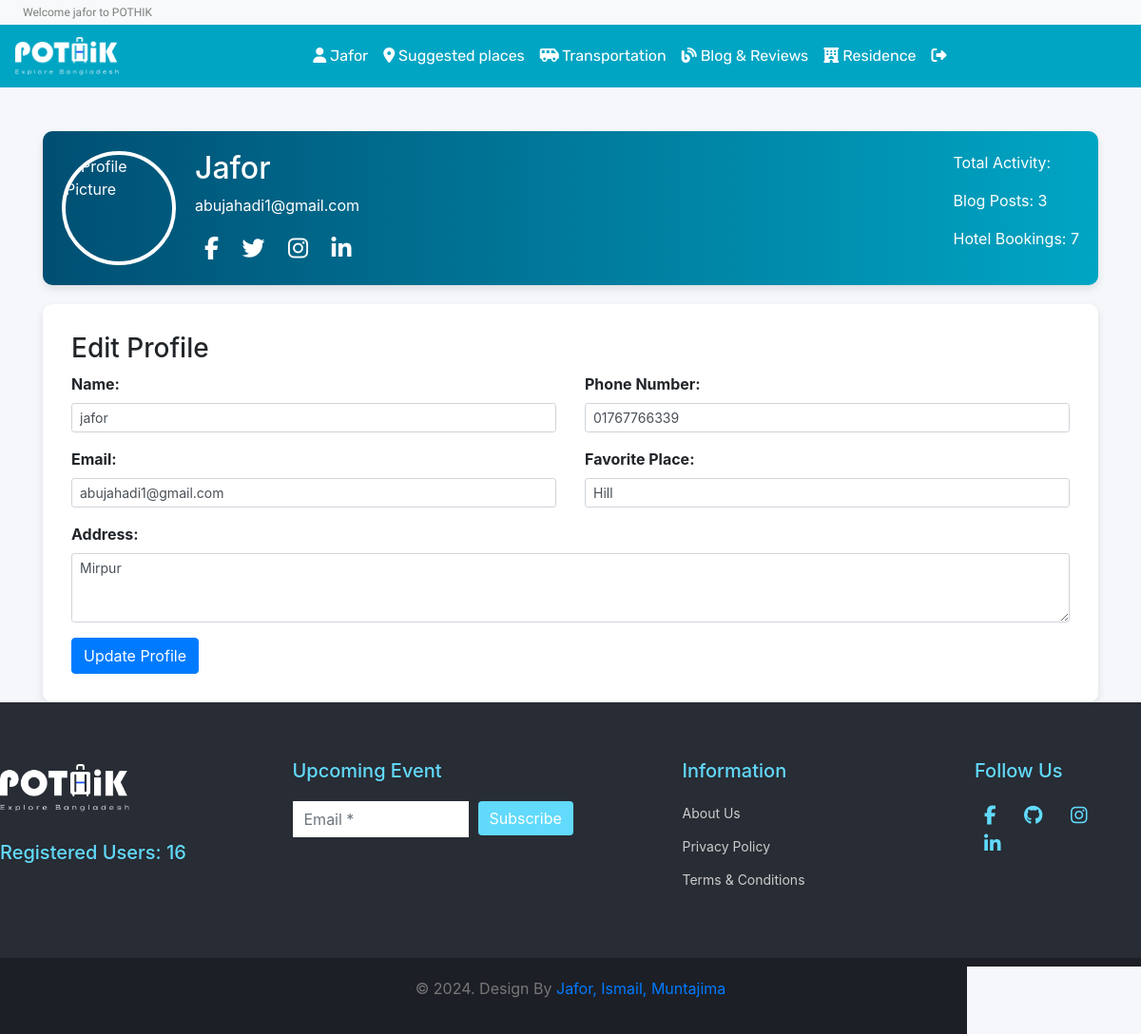
The page /profile.php (signed in) on the database its author committed.
### tables this page shows
CREATE TABLE `users` (
  `user_id` int(11) NOT NULL,
  `user_name` varchar(50) NOT NULL,
  `email` varchar(50) NOT NULL,
  `password` varchar(50) DEFAULT NULL,
  `number` text NOT NULL,
  `Fplace` varchar(20) NOT NULL,
  `address` varchar(50) NOT NULL,
  `verification_code` varchar(255) NOT NULL,
  `is_verify` int(10) NOT NULL DEFAULT 0
);

### database/functions.php (called while the page is built, shortened)
<?php
function check_login($con)
{
	if(isset($_SESSION['user_id']))
	{
		$id = $_SESSION['user_id'];
		$query = "select * from users where user_id = '$id' limit 1";
		$result = mysqli_query($con,$query);
		if($result && mysqli_num_rows($result) > 0)
		{
			$user_data = mysqli_fetch_assoc($result);
			return $user_data;
		}
	}
	die;
}

### profile.php (the view, shortened to what this page needs)
<?php
include('header.php');
$conn = new mysqli('localhost', 'root', '', 'travel');
if (isset($_SESSION['user_id'])) {
    $user_id = $_SESSION['user_id'];
} else {
    die("User is not logged in.");
}
$blog_stmt = $conn->prepare("SELECT COUNT(`topic_title`) as blog_count FROM `blog_table` WHERE `name`=?");
$blog_stmt->bind_param("s", $user_data['user_name']);
$blog_stmt->execute();
$blog_result = $blog_stmt->get_result();
$blog_data = $blog_result->fetch_assoc();
$blog_post_count = $blog_data['blog_count'];
$reservation_stmt = $conn->prepare("SELECT COUNT(`reservation_id`) as booking_count FROM `reservations` WHERE `user_id`=?");
$reservation_stmt->bind_param("i", $user_id);
$reservation_stmt->execute();
$reservation_result = $reservation_stmt->get_result();
$reservation_data = $reservation_result->fetch_assoc();
$hotel_booking_count = $reservation_data['booking_count'];
?>
<!DOCTYPE html>
<html lang="en">
<head>
    <link rel="stylesheet" href="https://maxcdn.bootstrapcdn.com/bootstrap/4.5.2/css/bootstrap.min.css">
</head>
<body>
    <div class="container mt-5">
        <div class="profile-header">
            <img src="https://imgv3.fotor.com/images/blog-richtext-image/10-profile-picture-ideas-to-make-you-stand-out.jpg" alt="Profile Picture" class="profile-pic">
            <div class="profile-details">
                <div>
                    <h2 class="text-capitalize"><?php echo $user_data['user_name']; ?></h2>
                    <p><?php echo $user_data['email']; ?></p>
                    <div class="social-icons">
                        <a href="#"><i class="fab fa-facebook-f"></i></a>
                        <a href="#"><i class="fab fa-twitter"></i></a>
                        <a href="#"><i class="fab fa-instagram"></i></a>
                        <a href="#"><i class="fab fa-linkedin-in"></i></a>
                    </div>
                </div>
                <div class="text-left">
                    <p>Total Activity:</p>
                    <p>Blog Posts: <?php echo $blog_post_count; ?></p>
                    <p>Hotel Bookings: <?php echo $hotel_booking_count; ?></p>
                </div>
            </div>
        </div>
        <div class="form-container">
            <h3>Edit Profile</h3>
            <form action="update_profile.php" method="POST">
                <div class="row">
                    <div class="col-md-6">
                        <div class="form-group">
                            <label for="name">Name:</label>
                            <input type="text" class="form-control form-control-sm" id="name" name="name" value="<?php echo $user_data['user_name']; ?>" required>
                        </div>
                        <div class="form-group">
                            <label for="email">Email:</label>
                            <input type="email" class="form-control form-control-sm" id="email" name="email" value="<?php echo $user_data['email']; ?>" required>
                        </div>
                    </div>
                    <div class="col-md-6">
                        <div class="form-group">
                            <label for="phone">Phone Number:</label>
                            <input type="text" class="form-control form-control-sm" id="phone" name="phone" value="<?php echo $user_data['number']; ?>" required>
                        </div>
                        <div class="form-group">
                            <label for="Fplace">Favorite Place:</label>
                            <select id="Fplace" class="form-control form-control-sm" name="Fplace" required>
                                <option value="Hill" <?php if($user_data['Fplace'] == 'Hill') echo 'selected'; ?>>Hill</option>
                            </select>
                        </div>
                    </div>
                </div>
                <div class="form-group">
                    <label for="address">Address:</label>
                    <textarea class="form-control form-control-sm" id="address" name="address" rows="3" required><?php echo $user_data['address']; ?></textarea>
                </div>
                <button type="submit" class="btn btn-primary">Update Profile</button>
            </form>
        </div>
    </div>
</body>
</html>
<?php
include('footer.php');
?>

### header.php (shortened to what this page needs)
<?php
include ("database/connection.php");
include ("database/functions.php");
$user_data = check_login($con);
?>
<!DOCTYPE html>
<html lang="en">
<head>
    <link href="https://cdn.jsdelivr.net/npm/bootstrap@5.2.1/dist/css/bootstrap.min.css" rel="stylesheet"
>
    <link rel="stylesheet" href="https://stackpath.bootstrapcdn.com/bootstrap/4.4.1/css/bootstrap.min.css"
>
    <link rel="stylesheet" href="https://cdnjs.cloudflare.com/ajax/libs/OwlCarousel2/2.3.4/assets/owl.carousel.min.css"
 />
    <link rel="stylesheet"
        href="https://cdnjs.cloudflare.com/ajax/libs/OwlCarousel2/2.3.4/assets/owl.theme.default.min.css"
 />
    <link rel="stylesheet" href="https://cdnjs.cloudflare.com/ajax/libs/font-awesome/5.13.0/css/all.min.css"
 />
    <link rel="stylesheet" href="https://cdnjs.cloudflare.com/ajax/libs/font-awesome/6.2.1/css/all.min.css">
    <link href="https://cdn.jsdelivr.net/npm/bootstrap@5.2.3/dist/css/bootstrap.min.css" rel="stylesheet"
>
    <link href="https://cdn.jsdelivr.net/npm/bootstrap@5.2.0-beta1/dist/css/bootstrap.min.css" rel="stylesheet"
>
    <link rel="stylesheet" href="style.css">
    <?php
    require ('functions.php');
    ?>
</head>
<body>
    <header id="header" class="fixed-top">
        <div class="strip d-flex justify-content-between px-4 py-1 bg-light shadow-sm">
            <p class="font-rale font-size-12 text-black-50 m-0 welcome-text">
                Welcome <?php echo $user_data['user_name']; ?> to POTHIK
            </p>
        </div>
        <nav class="navbar navbar-expand-lg navbar-dark color-second-bg">
            <a class="navbar-brand" href="./index.php">
                <img src="assets/icons/pothik 2.png" alt="POTHIK Logo" height="40px" class="animated-logo">
            </a>
            <div class="collapse navbar-collapse" id="navbarNav">
                <ul class="navbar-nav m-auto font-rubik">
                <li class="nav-item active">
                        <a class="nav-link text-capitalize hover-effect" href="./profile.php">
                        <i class="fa-solid fa-user"></i> <?php echo $user_data['user_name']; ?>
                        </a>
                    </li>
                    <li class="nav-item active">
                        <a class="nav-link hover-effect" href="./sugPlace.php"><i class="fa-solid fa-location-dot"></i>
                            Suggested places</a>
                    </li>
                    <li class="nav-item active">
                        <a class="nav-link hover-effect" href="./bus.php"><i class="fa-solid fa-van-shuttle"></i>
                            Transportation</a>
                    </li>
                    <li class="nav-item active">
                        <a class="nav-link hover-effect" href="./blog.php"><i class="fa-solid fa-blog"></i> Blog &
                            Reviews</a>
                    </li>
                    <li class="nav-item active">
                        <a class="nav-link hover-effect" href="./home.php"><i class="fa-solid fa-hotel"></i>
                            Residence</a>
                    </li>
                    <li class="nav-item active">
                        <a class="nav-link text-capitalize hover-effect" href="./logout.php">
                        <i class="fa-solid fa-right-from-bracket"></i>
                        </a>
                    </li>
                </ul>
            </div>
        </nav>
    </header>
</body>

### style.css (style rules this page uses)
button, button:focus { outline: none !important; box-shadow: none !important; }
.font-rale { font-family: "Raleway", cursive; }
.font-rubik { font-family: "Rubik", cursive; }
.font-size-12 { font-size: 12px; }
.color-second-bg { background: #00A5C4; }

### header.php (style rules this page uses)
body { font-family: 'Rubik', sans-serif; padding-top: 90px; }
.fixed-top { position: fixed; top: 0; width: 100%; z-index: 1030; }
.hover-effect { position: relative; color: white; transition: color 0.3s ease-in-out, transform 0.3s ease-in-out; }
.hover-effect::after { content: ''; position: absolute; width: 0%; height: 2px; background-color: #fff; left: 50%; bottom: -5px; transition: width 0.3s ease-in-out, left 0.3s ease-in-out; }
.navbar { transition: background-color 0.5s ease, box-shadow 0.5s ease; }
.animated-logo { animation: logo-pulse 3s infinite; }
.collapse { animation: slide-in 0.5s ease; }
.welcome-text { animation: text-fade-in 2s ease; }

### profile.php (style rules this page uses)
body { background-color: #f5f7fa; }
.profile-header { display: flex; align-items: center; background: linear-gradient(to right, #004F73, #00A5C4); color: #fff; padding: 20px; border-radius: 10px; box-shadow: 0 4px 8px rgba(0, 0, 0, 0.1); }
.profile-pic { border-radius: 50%; width: 120px; height: 120px; object-fit: cover; margin-right: 20px; border: 4px solid #fff; }
.profile-details { flex-grow: 1; display: flex; justify-content: space-between; align-items: center; }
.form-container { background-color: #ffffff; padding: 30px; border-radius: 10px; box-shadow: 0 4px 8px rgba(0, 0, 0, 0.1); margin-top: 20px; }
.form-group label { font-weight: bold; }
.social-icons a { color: #fff; margin: 0 10px; font-size: 1.5rem; }

### rows shown on the page
users: user_name "jafor", user_name "Jafor", email "abujahadi1@gmail.com", name "jafor", phone "01767766339", Fplace "Hill", address "Mirpur"

### other values the page prints
$blog_post_count "3"
$hotel_booking_count "7"
$total_users "16"
